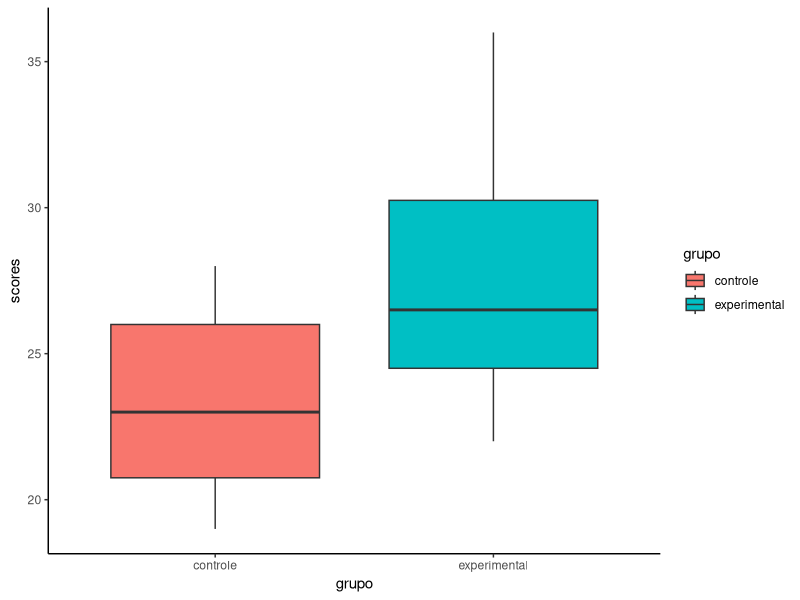

Here is the R script that generated this plot:
## ---- chunk 1
library(tidyverse)
## ---- chunk 2
# criando os vetores com os dados:
controle     <- c(21, 28, 24, 23, 23, 19, 28, 20, 22, 20, 26, 26)
experimental <- c(26, 27, 23, 25, 25, 29, 30, 31, 36, 23, 32, 22)

# criando uma tibble para armazenar os vetores.
result <- tibble(controle, experimental)
result

## ---- chunk 3
# carregando o pacote tidyr
library(tidyr)

# criando um data frame do tipo long
result.long <- pivot_longer(data = result,
                            cols = c("controle", "experimental"),
                            names_to = "grupo", 
                            values_to = "scores")
result.long
## ---- chunk 4
ggplot(result.long) +
  geom_boxplot(aes(x=grupo, y=scores, fill=grupo)) +
  theme_classic()
## ---- chunk 5
# Teste t de Student para amostras independentes, padrão do R
# usando os vetores com os dados como argumentos.
t.test(controle, experimental)
## ---- chunk 6
t.test(result$controle, result$experimental)
## ---- chunk 7
with(result, t.test(controle, experimental))
## ---- chunk 8
# teste t com data frame do tipo long
# explicação: os dados numéricos estão na coluna "score", a informação sobre os grupos está na variável "grupos".
t.test(scores~grupo, data=result.long)
## ---- chunk 9
t.test(controle, experimental, paired = TRUE)
## ---- chunk 10
t.test(result$controle, result$experimental, paired = TRUE)
## ---- chunk 11
t.test(result$experimental, mu= 30)
## ---- chunk 12
with(result, t.test(experimental, mu = 30))
## ---- chunk 13
# armazemando os resultados do test num objeto chamado test.results
test.results <- t.test(scores~grupo, data=result.long)
## ---- chunk 14
# verificando o objeto test.results com str
str(test.results)
## ---- chunk 15
p_value <- test.results$p.value
p_value
## ---- chunk 16
test.results$estimate
## ---- chunk 17
test.results$estimate[1]
## ---- chunk 18
as.numeric(test.results$estimate[1])
